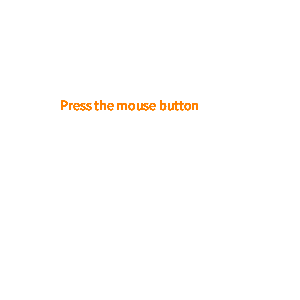
Frame 1 (no input)
Frame 60 (the mouse pressed at the canvas centre just before this capture): identical to frame 1, image omitted
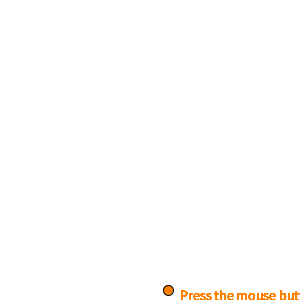
Frame 120 (the mouse held since frame 60 and released just before this capture)

The Processing sketch that drew these frames (run headless with seeded random() and noise(); from frame 60 on, the mouse is pressed at the canvas centre):

// Processing sketch: PM_1b
// ── PM_1b.pde
boolean MouseClicked;
PVector location;
PVector path;

String Instructions = "Press the mouse button";

void setup (){
 size(300,300);
    location = new PVector(50,100);
    path = new PVector(2,-10);
}

void draw (){
 background(255,255,255);
  
  
   if(MouseClicked){  
  ellipse(location.x,location.y,10,10);
  path.y += 0.54;
  location.x += path.x;
  location.y += path.y;
  }
  
  if(location.y > height - 10){
   location.y = height -10; 
  }
  
  //Text and effects
  textSize(14);
  fill(255,128,0);
  for(int t = 0; t < Instructions.length();t++)
  text(Instructions,location.x+10,location.y+10);
  

  

}


void mousePressed(){
 MouseClicked = true;  
}
